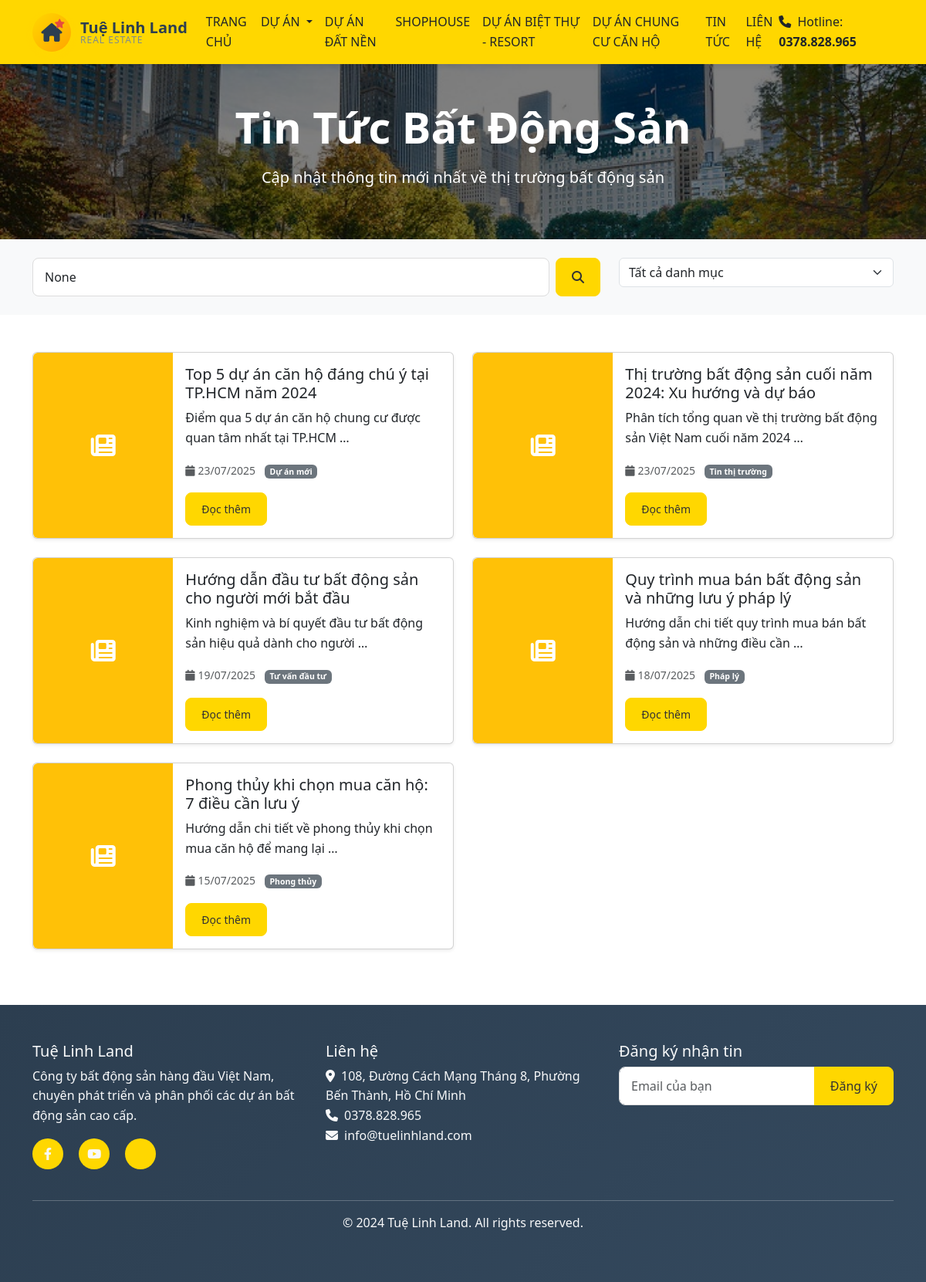
The app's page /tin-tuc/ with its own data.
### news/models.py (models this page shows, shortened)
class News(models.Model):
    STATUS_CHOICES = [
        ('draft', 'Bản nháp'),
        ('published', 'Đã xuất bản'),
        ('archived', 'Lưu trữ'),
    ]
    title = models.CharField(max_length=200, verbose_name="Tiêu đề")
    slug = models.SlugField(unique=True, verbose_name="Slug")
    excerpt = models.TextField(max_length=300, verbose_name="Tóm tắt")
    content = models.TextField(verbose_name="Nội dung")
    featured_image = models.ImageField(
        upload_to='news/images/',
        blank=True,
        null=True,
        verbose_name="Ảnh đại diện"
    )
    category = models.ForeignKey(
        Category,
        on_delete=models.CASCADE,
        related_name='news',
        verbose_name="Danh mục"
    )
    author = models.ForeignKey(
        User,
        on_delete=models.CASCADE,
        verbose_name="Tác giả"
    )
    status = models.CharField(
        max_length=20,
        choices=STATUS_CHOICES,
        default='draft',
        verbose_name="Trạng thái"
    )
    is_featured = models.BooleanField(default=False, verbose_name="Tin nổi bật")
    views_count = models.PositiveIntegerField(default=0, verbose_name="Lượt xem")
    created_at = models.DateTimeField(auto_now_add=True, verbose_name="Ngày tạo")
    updated_at = models.DateTimeField(auto_now=True, verbose_name="Ngày cập nhật")
    published_at = models.DateTimeField(blank=True, null=True, verbose_name="Ngày xuất bản")
    class Meta:
        verbose_name = "Tin tức"
        verbose_name_plural = "Tin tức"
        ordering = ['-published_at', '-created_at']
    def get_absolute_url(self):
        return reverse('news:detail', kwargs={'slug': self.slug})

class Category(models.Model):
    name = models.CharField(max_length=100, verbose_name="Tên danh mục")
    slug = models.SlugField(unique=True, verbose_name="Slug")
    description = models.TextField(blank=True, verbose_name="Mô tả")
    created_at = models.DateTimeField(auto_now_add=True)
    class Meta:
        verbose_name = "Danh mục"
        verbose_name_plural = "Danh mục"
        ordering = ['name']

### news/views.py (the view)
# urls.py: path('', views.news_list, name='list'),
def news_list(request):
    news_list = News.objects.filter(status='published').select_related('category', 'author')
    category_slug = request.GET.get('category')
    if category_slug:
        category = get_object_or_404(Category, slug=category_slug)
        news_list = news_list.filter(category=category)
    search_query = request.GET.get('search')
    if search_query:
        news_list = news_list.filter(
            Q(title__icontains=search_query) |
            Q(excerpt__icontains=search_query) |
            Q(content__icontains=search_query)
        )
    paginator = Paginator(news_list, 12)
    page_number = request.GET.get('page')
    news = paginator.get_page(page_number)
    featured_news = News.objects.filter(
        status='published',
        is_featured=True
    )[:3]
    categories = Category.objects.all()
    context = {
        'news': news,
        'featured_news': featured_news,
        'categories': categories,
        'search_query': search_query,
        'selected_category': category_slug,
    }
    return render(request, 'news/news_list.html', context)

### templates/news/news_list.html (shortened to what this page needs)
{% extends 'base.html' %}
{% load static %}
{% block content %}
<section class="page-header py-5" style="background: linear-gradient(rgba(0,0,0,0.5), rgba(0,0,0,0.5)), url('{% static 'images/news-header.jpg' %}') center/cover;">
    <div class="container">
        <div class="row">
            <div class="col-12 text-center text-white">
                <h1 class="display-4 fw-bold mb-3">Tin Tức Bất Động Sản</h1>
                <p class="lead">Cập nhật thông tin mới nhất về thị trường bất động sản</p>
            </div>
        </div>
    </div>
</section>
<section class="search-filter py-4 bg-light">
    <div class="container">
        <div class="row">
            <div class="col-md-8">
                <form method="GET" class="d-flex">
                    <input type="text" name="search" class="form-control me-2" placeholder="Tìm kiếm tin tức..." value="{{ search_query }}">
                    <button type="submit" class="btn btn-warning">
                        <i class="fas fa-search"></i>
                    </button>
                </form>
            </div>
            <div class="col-md-4">
                <select class="form-select" onchange="filterByCategory(this.value)">
                    <option value="">Tất cả danh mục</option>
                </select>
            </div>
        </div>
    </div>
</section>
<section class="news-list py-5">
    <div class="container">
        <div class="row">
            {% for article in news %}
            <div class="col-lg-6 mb-4">
                <div class="card h-100 shadow-sm">
                    <div class="row g-0">
                        <div class="col-md-4">
                            {% if article.featured_image %}
                            <img
                                src="{{ article.featured_image.url }}"
                                class="img-fluid rounded-start h-100"
                                alt="{{ article.title }}"
                                style="object-fit: cover;"
                                onerror="handleImageError(this)"
                                loading="lazy"
                            >
                            {% else %}
                            <div class="bg-warning rounded-start h-100 d-flex align-items-center justify-content-center">
                                <i class="fas fa-newspaper fa-2x text-white"></i>
                            </div>
                            {% endif %}
                        </div>
                        <div class="col-md-8">
                            <div class="card-body">
                                <h5 class="card-title">{{ article.title }}</h5>
                                <p class="card-text">{{ article.excerpt|truncatewords:15 }}</p>
                                <p class="card-text">
                                    <small class="text-muted">
                                        <i class="fas fa-calendar me-1"></i>{{ article.published_at|date:"d/m/Y" }}
                                        <span class="badge bg-secondary ms-2">{{ article.category.name }}</span>
                                    </small>
                                </p>
                                <a href="{{ article.get_absolute_url }}" class="btn btn-warning btn-sm">Đọc thêm</a>
                            </div>
                        </div>
                    </div>
                </div>
            </div>
            {% empty %}
            <div class="col-12 text-center">
                <p class="text-muted">Không có tin tức nào được tìm thấy.</p>
            </div>
            {% endfor %}
        </div>
    </div>
</section>
{% endblock %}

### static/css/style.css (style rules this page uses)
:root { --primary-color: #FFD700; --secondary-color: #333; --accent-color: #007bff; --text-color: #333; --light-bg: #f8f9fa; }
body { font-family: 'Segoe UI', Tahoma, Geneva, Verdana, sans-serif; line-height: 1.6; color: var(--text-color); }
.form-control { border-radius: 8px; border: 1px solid #ddd; padding: 12px 15px; transition: border-color 0.3s ease, box-shadow 0.3s ease; }
.btn { border-radius: 8px; padding: 10px 20px; font-weight: 500; transition: all 0.3s ease; }
.btn-warning { background-color: var(--primary-color); border-color: var(--primary-color); color: var(--secondary-color); }
html { scroll-behavior: smooth; }

### records on screen
News: title "Top 5 dự án căn hộ đáng chú ý tại TP.HCM năm 2024", excerpt "Điểm qua 5 dự án căn hộ chung cư được quan tâm nhất tại TP.HCM …", published_at "23/07/2025", category.name "Dự án mới"
News: title "Thị trường bất động sản cuối năm 2024: Xu hướng và dự báo", excerpt "Phân tích tổng quan về thị trường bất động sản Việt Nam cuối năm 2024 …", published_at "23/07/2025", category.name "Tin thị trường"
News: title "Hướng dẫn đầu tư bất động sản cho người mới bắt đầu", excerpt "Kinh nghiệm và bí quyết đầu tư bất động sản hiệu quả dành cho người …", published_at "19/07/2025", category.name "Tư vấn đầu tư"
News: title "Quy trình mua bán bất động sản và những lưu ý pháp lý", excerpt "Hướng dẫn chi tiết quy trình mua bán bất động sản và những điều cần …", published_at "18/07/2025", category.name "Pháp lý"
News: title "Phong thủy khi chọn mua căn hộ: 7 điều cần lưu ý", excerpt "Hướng dẫn chi tiết về phong thủy khi chọn mua căn hộ để mang lại …", published_at "15/07/2025", category.name "Phong thủy"
